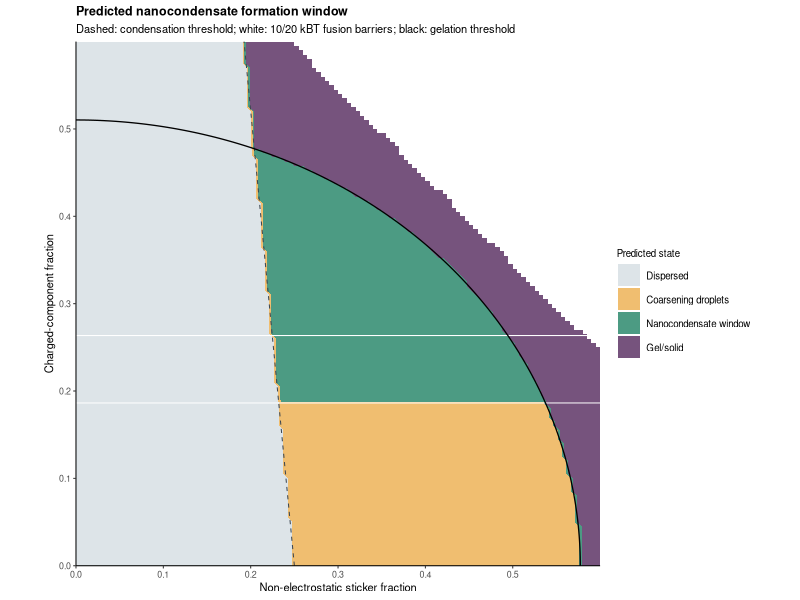

This figure's R source:
#!/usr/bin/env Rscript

suppressPackageStartupMessages(library(ggplot2))

out_dir <- "outputs/state"
dir.create(out_dir, recursive = TRUE, showWarnings = FALSE)

# Generic, dimensionless screening model. These are provisional assumptions,
# not fitted constants for a particular protein/polymer system.
charge_asymmetry <- 0.60  # |Q+ - Q-| / (Q+ + Q-)
charge_blockiness <- 0.80 # separation of cohesive and charged modules
salt_mM <- 150
screening <- 1 / sqrt(1 + salt_mM / 50)

grid <- expand.grid(
  sticker_fraction = seq(0, 0.60, by = 0.005),
  charged_fraction = seq(0, 0.60, by = 0.005)
)
grid <- subset(grid, sticker_fraction + charged_fraction <= 0.85)

# 1) Condensation: non-electrostatic stickers dominate; residual opposite-charge
# pairing contributes weakly to cohesion.
grid$cohesion_index <- with(grid,
  4.0 * sticker_fraction +
  1.2 * charged_fraction * (1 - charge_asymmetry^2) * screening
)

# 2) Anti-fusion: net surface charge, modular segregation and ionic screening.
grid$surface_charge_index <- with(grid,
  5.0 * charged_fraction * charge_asymmetry * charge_blockiness * screening
)
grid$barrier_kBT <- 200 * grid$surface_charge_index^2

# 3) Solidification: sticker connectivity plus internal complementary-charge
# crosslinking. High charge asymmetry reduces complementary ionic pairing.
grid$network_index <- with(grid,
  3.0 * sticker_fraction^2 +
  6.0 * charged_fraction^2 * (1 - charge_asymmetry^2)
)

grid$state <- with(grid, ifelse(
  cohesion_index < 1.0, "Dispersed",
  ifelse(network_index >= 1.0, "Gel/solid",
    ifelse(barrier_kBT < 10, "Coarsening droplets", "Nanocondensate window")
  )
))
grid$state <- factor(grid$state,
  levels = c("Dispersed", "Coarsening droplets", "Nanocondensate window", "Gel/solid"))
grid$state_code <- as.numeric(grid$state)

write.csv(grid, file.path(out_dir, "nanocondensate_window_grid.csv"), row.names = FALSE)

target <- subset(grid, state == "Nanocondensate window")
summary_df <- data.frame(
  quantity = c("sticker_fraction_min", "sticker_fraction_max",
               "charged_fraction_min", "charged_fraction_max",
               "barrier_kBT_min", "barrier_kBT_median", "barrier_kBT_max"),
  value = c(min(target$sticker_fraction), max(target$sticker_fraction),
            min(target$charged_fraction), max(target$charged_fraction),
            min(target$barrier_kBT), median(target$barrier_kBT), max(target$barrier_kBT))
)
write.csv(summary_df, file.path(out_dir, "nanocondensate_window_summary.csv"), row.names = FALSE)

cols <- c("Dispersed" = "#DDE4E8", "Coarsening droplets" = "#F0BE70",
          "Nanocondensate window" = "#4C9B83", "Gel/solid" = "#76537D")

p <- ggplot(grid, aes(sticker_fraction, charged_fraction)) +
  geom_contour_filled(
    aes(z = state_code),
    breaks = c(0.5, 1.5, 2.5, 3.5, 4.5),
    show.legend = TRUE
  ) +
  geom_contour(aes(z = cohesion_index), breaks = 1, color = "#3C4650",
               linewidth = 0.35, linetype = "dashed") +
  geom_contour(aes(z = barrier_kBT), breaks = c(10, 20), color = "white",
               linewidth = 0.35) +
  geom_contour(aes(z = network_index), breaks = 1, color = "black",
               linewidth = 0.45) +
  scale_fill_manual(
    values = unname(cols),
    labels = names(cols),
    drop = FALSE
  ) +
  coord_fixed(xlim = c(0, 0.6), ylim = c(0, 0.6), expand = FALSE) +
  labs(
    title = "Predicted nanocondensate formation window",
    subtitle = "Dashed: condensation threshold; white: 10/20 kBT fusion barriers; black: gelation threshold",
    x = "Non-electrostatic sticker fraction",
    y = "Charged-component fraction",
    fill = "Predicted state"
  ) +
  theme_classic(base_size = 8, base_family = "sans") +
  theme(axis.line = element_line(linewidth = 0.35),
        axis.ticks = element_line(linewidth = 0.35),
        plot.title = element_text(size = 9, face = "bold"),
        legend.title = element_text(size = 7), legend.text = element_text(size = 7),
        legend.position = "right")

ggsave(file.path(out_dir, "nanocondensate_window.png"), p,
       width = 145, height = 105, units = "mm", dpi = 400, device = ragg::agg_png)
grDevices::pdf(file.path(out_dir, "nanocondensate_window.pdf"),
               width = 145 / 25.4, height = 105 / 25.4,
               family = "Helvetica", useDingbats = FALSE,
               compress = TRUE, version = "1.4")
print(p)
dev.off()

cat(sprintf("Predicted target window: sticker %.3f--%.3f; charge %.3f--%.3f\n",
            min(target$sticker_fraction), max(target$sticker_fraction),
            min(target$charged_fraction), max(target$charged_fraction)))
